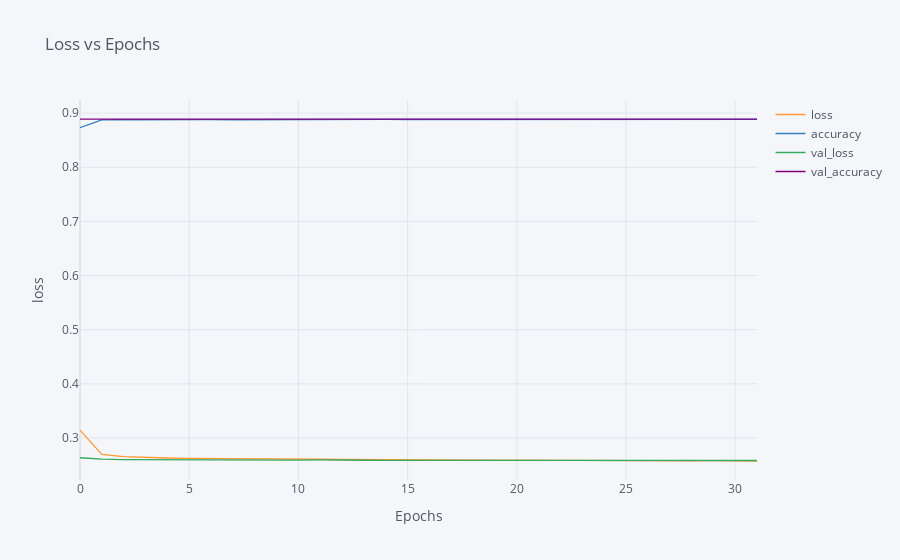

This figure's notebook cell:
### Code cell
model_loss = pd.DataFrame(model.history.history)
model_loss.iplot(title="Loss vs Epochs",xTitle="Epochs",yTitle="loss")

### Figure 1 — Plotly figure (JSON) as saved in the notebook; plotly's stock layout.template omitted (floating-point values rounded to 4 significant figures)
{"data": [{"line": {"color": "rgba(255, 153, 51, 1.0)", "dash": "solid", "shape": "linear", "width": 1.3}, "mode": "lines", "name": "loss", "text": "", "type": "scatter", "x": [0, 1, 2, 3, 4, 5, 6, 7, 8, 9, 10, 11, 12, 13, 14, 15, 16, 17, 18, 19, 20, 21, 22, 23, 24, 25, 26, 27, 28, 29, 30, 31], "y": [0.3146, 0.2696, 0.2656, 0.2636, 0.263, 0.2622, 0.2618, 0.2612, 0.261, 0.261, 0.2607, 0.2607, 0.2602, 0.2599, 0.2597, 0.2596, 0.2594, 0.2594, 0.259, 0.259, 0.2591, 0.2588, 0.2588, 0.2586, 0.2584, 0.2584, 0.2583, 0.2582, 0.2577, 0.258, 0.2579, 0.2575]}, {"line": {"color": "rgba(55, 128, 191, 1.0)", "dash": "solid", "shape": "linear", "width": 1.3}, "mode": "lines", "name": "accuracy", "text": "", "type": "scatter", "x": [0, 1, 2, 3, 4, 5, 6, 7, 8, 9, 10, 11, 12, 13, 14, 15, 16, 17, 18, 19, 20, 21, 22, 23, 24, 25, 26, 27, 28, 29, 30, 31], "y": [0.8732, 0.8876, 0.8878, 0.8881, 0.8878, 0.8877, 0.8879, 0.8878, 0.8876, 0.888, 0.8878, 0.8878, 0.8882, 0.8881, 0.8883, 0.8883, 0.8882, 0.8882, 0.8882, 0.8884, 0.888, 0.8887, 0.8881, 0.8882, 0.8881, 0.8885, 0.8882, 0.8885, 0.8885, 0.8886, 0.8885, 0.8886]}, {"line": {"color": "rgba(50, 171, 96, 1.0)", "dash": "solid", "shape": "linear", "width": 1.3}, "mode": "lines", "name": "val_loss", "text": "", "type": "scatter", "x": [0, 1, 2, 3, 4, 5, 6, 7, 8, 9, 10, 11, 12, 13, 14, 15, 16, 17, 18, 19, 20, 21, 22, 23, 24, 25, 26, 27, 28, 29, 30, 31], "y": [0.2635, 0.2609, 0.2601, 0.2598, 0.2596, 0.2593, 0.2594, 0.2593, 0.2589, 0.259, 0.259, 0.2595, 0.2586, 0.2588, 0.2587, 0.2585, 0.2583, 0.2588, 0.259, 0.2588, 0.2586, 0.2586, 0.2588, 0.2587, 0.2594, 0.2589, 0.2591, 0.2584, 0.2585, 0.2587, 0.2587, 0.2584]}, {"line": {"color": "rgba(128, 0, 128, 1.0)", "dash": "solid", "shape": "linear", "width": 1.3}, "mode": "lines", "name": "val_accuracy", "text": "", "type": "scatter", "x": [0, 1, 2, 3, 4, 5, 6, 7, 8, 9, 10, 11, 12, 13, 14, 15, 16, 17, 18, 19, 20, 21, 22, 23, 24, 25, 26, 27, 28, 29, 30, 31], "y": [0.8888, 0.8888, 0.8888, 0.8889, 0.8888, 0.8888, 0.8888, 0.8889, 0.8889, 0.8888, 0.8889, 0.8889, 0.8889, 0.8888, 0.8892, 0.8888, 0.8889, 0.8891, 0.8888, 0.8888, 0.8888, 0.8889, 0.8889, 0.8888, 0.8889, 0.8888, 0.8888, 0.8889, 0.8888, 0.8889, 0.8889, 0.8888]}], "layout": {"legend": {"bgcolor": "#F5F6F9", "font": {"color": "#4D5663"}}, "paper_bgcolor": "#F5F6F9", "plot_bgcolor": "#F5F6F9", "title": {"font": {"color": "#4D5663"}, "text": "Loss vs Epochs"}, "xaxis": {"gridcolor": "#E1E5ED", "showgrid": true, "tickfont": {"color": "#4D5663"}, "title": {"font": {"color": "#4D5663"}, "text": "Epochs"}, "zerolinecolor": "#E1E5ED"}, "yaxis": {"gridcolor": "#E1E5ED", "showgrid": true, "tickfont": {"color": "#4D5663"}, "title": {"font": {"color": "#4D5663"}, "text": "loss"}, "zerolinecolor": "#E1E5ED"}}}
